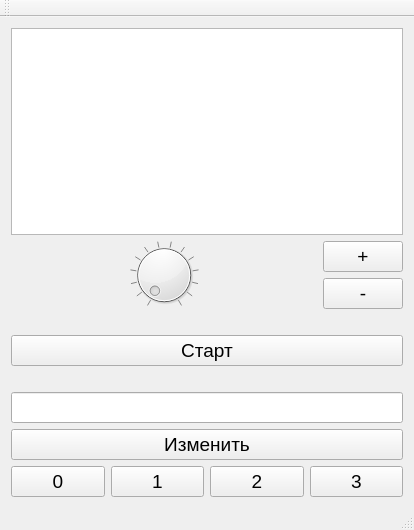
<?xml version="1.0" encoding="UTF-8"?>
<ui version="4.0">
 <class>MainWindow</class>
 <widget class="QMainWindow" name="MainWindow">
  <property name="geometry">
   <rect>
    <x>0</x>
    <y>0</y>
    <width>414</width>
    <height>530</height>
   </rect>
  </property>
  <property name="windowTitle">
   <string>MainWindow</string>
  </property>
  <widget class="QWidget" name="centralWidget">
   <layout class="QVBoxLayout" name="verticalLayout_2">
    <item>
     <widget class="QTextEdit" name="textEdit">
      <property name="readOnly">
       <bool>true</bool>
      </property>
     </widget>
    </item>
    <item>
     <layout class="QHBoxLayout" name="horizontalLayout_2">
      <item>
       <widget class="QDial" name="dial">
        <property name="sizePolicy">
         <sizepolicy hsizetype="Expanding" vsizetype="Preferred">
          <horstretch>0</horstretch>
          <verstretch>0</verstretch>
         </sizepolicy>
        </property>
        <property name="maximum">
         <number>255</number>
        </property>
        <property name="singleStep">
         <number>5</number>
        </property>
        <property name="value">
         <number>255</number>
        </property>
        <property name="invertedAppearance">
         <bool>true</bool>
        </property>
        <property name="invertedControls">
         <bool>false</bool>
        </property>
        <property name="wrapping">
         <bool>false</bool>
        </property>
        <property name="notchesVisible">
         <bool>true</bool>
        </property>
       </widget>
      </item>
      <item>
       <layout class="QVBoxLayout" name="verticalLayout">
        <item>
         <widget class="QPushButton" name="pushButton_7">
          <property name="sizePolicy">
           <sizepolicy hsizetype="Fixed" vsizetype="Fixed">
            <horstretch>0</horstretch>
            <verstretch>0</verstretch>
           </sizepolicy>
          </property>
          <property name="font">
           <font>
            <pointsize>14</pointsize>
           </font>
          </property>
          <property name="text">
           <string>+</string>
          </property>
         </widget>
        </item>
        <item>
         <widget class="QPushButton" name="pushButton_8">
          <property name="sizePolicy">
           <sizepolicy hsizetype="Fixed" vsizetype="Fixed">
            <horstretch>0</horstretch>
            <verstretch>0</verstretch>
           </sizepolicy>
          </property>
          <property name="font">
           <font>
            <pointsize>14</pointsize>
           </font>
          </property>
          <property name="text">
           <string>-</string>
          </property>
         </widget>
        </item>
       </layout>
      </item>
     </layout>
    </item>
    <item>
     <widget class="QLabel" name="label">
      <property name="text">
       <string/>
      </property>
     </widget>
    </item>
    <item>
     <widget class="QPushButton" name="pushButton">
      <property name="enabled">
       <bool>true</bool>
      </property>
      <property name="font">
       <font>
        <pointsize>14</pointsize>
       </font>
      </property>
      <property name="text">
       <string>Старт</string>
      </property>
     </widget>
    </item>
    <item>
     <widget class="QLabel" name="label_2">
      <property name="text">
       <string/>
      </property>
     </widget>
    </item>
    <item>
     <widget class="QLineEdit" name="lineEdit">
      <property name="font">
       <font>
        <pointsize>14</pointsize>
       </font>
      </property>
     </widget>
    </item>
    <item>
     <widget class="QPushButton" name="pushButton_6">
      <property name="enabled">
       <bool>true</bool>
      </property>
      <property name="font">
       <font>
        <pointsize>14</pointsize>
       </font>
      </property>
      <property name="text">
       <string>Изменить</string>
      </property>
     </widget>
    </item>
    <item>
     <layout class="QHBoxLayout" name="horizontalLayout">
      <item>
       <widget class="QPushButton" name="pushButton_3">
        <property name="font">
         <font>
          <pointsize>14</pointsize>
         </font>
        </property>
        <property name="text">
         <string>0</string>
        </property>
       </widget>
      </item>
      <item>
       <widget class="QPushButton" name="pushButton_2">
        <property name="font">
         <font>
          <pointsize>14</pointsize>
         </font>
        </property>
        <property name="text">
         <string>1</string>
        </property>
       </widget>
      </item>
      <item>
       <widget class="QPushButton" name="pushButton_4">
        <property name="font">
         <font>
          <pointsize>14</pointsize>
         </font>
        </property>
        <property name="text">
         <string>2</string>
        </property>
       </widget>
      </item>
      <item>
       <widget class="QPushButton" name="pushButton_5">
        <property name="font">
         <font>
          <pointsize>14</pointsize>
         </font>
        </property>
        <property name="text">
         <string>3</string>
        </property>
       </widget>
      </item>
     </layout>
    </item>
   </layout>
  </widget>
  <widget class="QMenuBar" name="menuBar">
   <property name="geometry">
    <rect>
     <x>0</x>
     <y>0</y>
     <width>414</width>
     <height>21</height>
    </rect>
   </property>
  </widget>
  <widget class="QToolBar" name="mainToolBar">
   <attribute name="toolBarArea">
    <enum>TopToolBarArea</enum>
   </attribute>
   <attribute name="toolBarBreak">
    <bool>false</bool>
   </attribute>
  </widget>
  <widget class="QStatusBar" name="statusBar"/>
 </widget>
 <layoutdefault spacing="6" margin="11"/>
 <resources/>
 <connections/>
</ui>
